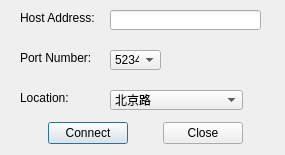
<?xml version="1.0" encoding="UTF-8"?>
<ui version="4.0">
 <class>NetworkOptionWindow</class>
 <widget class="QDialog" name="NetworkOptionWindow">
  <property name="geometry">
   <rect>
    <x>0</x>
    <y>0</y>
    <width>285</width>
    <height>155</height>
   </rect>
  </property>
  <property name="minimumSize">
   <size>
    <width>285</width>
    <height>155</height>
   </size>
  </property>
  <property name="maximumSize">
   <size>
    <width>285</width>
    <height>155</height>
   </size>
  </property>
  <property name="windowTitle">
   <string>Dialog</string>
  </property>
  <widget class="QWidget" name="layoutWidget">
   <property name="geometry">
    <rect>
     <x>20</x>
     <y>120</y>
     <width>251</width>
     <height>27</height>
    </rect>
   </property>
   <layout class="QHBoxLayout" name="horizontalLayout_2">
    <item>
     <spacer name="horizontalSpacer">
      <property name="orientation">
       <enum>Qt::Horizontal</enum>
      </property>
      <property name="sizeHint" stdset="0">
       <size>
        <width>40</width>
        <height>20</height>
       </size>
      </property>
     </spacer>
    </item>
    <item>
     <widget class="QPushButton" name="connectButton">
      <property name="styleSheet">
       <string notr="true">font: 9pt &quot;Calibri&quot;;</string>
      </property>
      <property name="text">
       <string>Connect</string>
      </property>
     </widget>
    </item>
    <item>
     <spacer name="horizontalSpacer_2">
      <property name="orientation">
       <enum>Qt::Horizontal</enum>
      </property>
      <property name="sizeHint" stdset="0">
       <size>
        <width>40</width>
        <height>20</height>
       </size>
      </property>
     </spacer>
    </item>
    <item>
     <widget class="QPushButton" name="closeButton">
      <property name="styleSheet">
       <string notr="true">font: 9pt &quot;Calibri&quot;;</string>
      </property>
      <property name="text">
       <string>Close</string>
      </property>
     </widget>
    </item>
    <item>
     <spacer name="horizontalSpacer_3">
      <property name="orientation">
       <enum>Qt::Horizontal</enum>
      </property>
      <property name="sizeHint" stdset="0">
       <size>
        <width>40</width>
        <height>20</height>
       </size>
      </property>
     </spacer>
    </item>
   </layout>
  </widget>
  <widget class="QLabel" name="locationLabel">
   <property name="geometry">
    <rect>
     <x>20</x>
     <y>90</y>
     <width>48</width>
     <height>16</height>
    </rect>
   </property>
   <property name="styleSheet">
    <string notr="true">font: 9pt &quot;Calibri&quot;;</string>
   </property>
   <property name="text">
    <string>Location:</string>
   </property>
  </widget>
  <widget class="QLabel" name="portNumberLabel">
   <property name="geometry">
    <rect>
     <x>20</x>
     <y>50</y>
     <width>70</width>
     <height>16</height>
    </rect>
   </property>
   <property name="styleSheet">
    <string notr="true">font: 9pt &quot;Calibri&quot;;</string>
   </property>
   <property name="text">
    <string>Port Number:</string>
   </property>
  </widget>
  <widget class="QLabel" name="hostAddressLabel">
   <property name="geometry">
    <rect>
     <x>20</x>
     <y>10</y>
     <width>75</width>
     <height>16</height>
    </rect>
   </property>
   <property name="styleSheet">
    <string notr="true">font: 9pt &quot;Calibri&quot;;</string>
   </property>
   <property name="text">
    <string>Host Address:</string>
   </property>
  </widget>
  <widget class="QLineEdit" name="hostAddressLineEdit">
   <property name="geometry">
    <rect>
     <x>110</x>
     <y>10</y>
     <width>151</width>
     <height>20</height>
    </rect>
   </property>
  </widget>
  <widget class="QComboBox" name="portNumberCombo">
   <property name="geometry">
    <rect>
     <x>110</x>
     <y>50</y>
     <width>51</width>
     <height>20</height>
    </rect>
   </property>
   <item>
    <property name="text">
     <string>5234</string>
    </property>
   </item>
   <item>
    <property name="text">
     <string>4000</string>
    </property>
   </item>
  </widget>
  <widget class="QComboBox" name="locationCombo">
   <property name="geometry">
    <rect>
     <x>110</x>
     <y>90</y>
     <width>133</width>
     <height>20</height>
    </rect>
   </property>
   <property name="minimumSize">
    <size>
     <width>133</width>
     <height>20</height>
    </size>
   </property>
   <property name="maximumSize">
    <size>
     <width>133</width>
     <height>20</height>
    </size>
   </property>
   <item>
    <property name="text">
     <string>北京路</string>
    </property>
   </item>
  </widget>
 </widget>
 <tabstops>
  <tabstop>hostAddressLineEdit</tabstop>
  <tabstop>portNumberCombo</tabstop>
  <tabstop>locationCombo</tabstop>
  <tabstop>connectButton</tabstop>
  <tabstop>closeButton</tabstop>
 </tabstops>
 <resources/>
 <connections/>
</ui>
